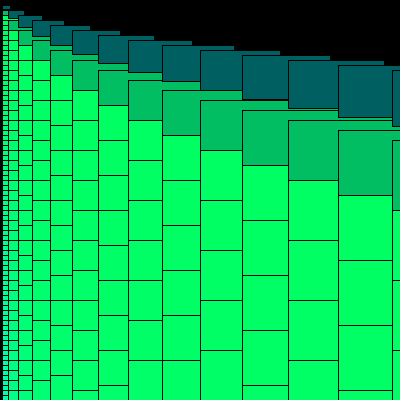
Frame 1 (no input)
Frame 60 (the mouse pressed at the canvas centre just before this capture): identical to frame 1, image omitted
Frame 120 (the mouse held since frame 60 and released just before this capture): identical to frame 1, image omitted

The Processing sketch that drew this single still picture (run headless with seeded random() and noise(); from frame 60 on, the mouse is pressed at the canvas centre):

// Processing sketch: processing_505
// ── processing_505.pde

void setup () {
size (400,400);
background (0);
}

void draw () {
  for (int x=0; x<400; x++) {
  for (int y=0; y<400; y++) {
    fill (0, 95*y, 95+y);
    rect (x*x*2,y*5*x,x*y*8,y*x*4);
 
}
 }
}
